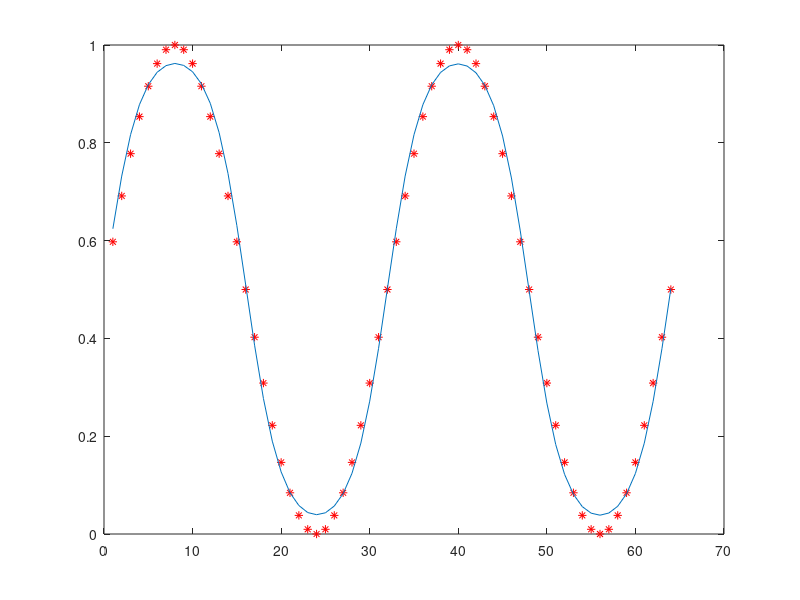

Recreate this plot in MATLAB.
clear all;
D=1.0;
dx=0.5;
dt=0.01;
N=64;
m=2;
A=1.0;
kappa=1.0;
beta1=dt/(dx*dx);
beta2=2*kappa*beta1/(dx*dx);

% Declarations
conc=zeros(N,1);
conc_old=zeros(N,1);
g=zeros(N,1);

% Initial profile
for i=1:N
    conc_old(i)=0.5*(1+sin(2*pi*m*i/N));
end

plot(conc_old, 'r*')
hold on

% Evolve the profile
for k=1:6000
        
        % Define g
        g=2*A*conc_old.*(1-conc_old).*(1-2*conc_old);
        
        for i=1:N
            w=i-1;
            ww=i-2;
            e=i+1;
            ee=i+2;
            if (ww<1)
                ww=ww+N;
            end
            if (w<1)
                w=w+N;
            end
            if (ee>N)
                ee=ee-N;
            end
            if(e>N)
                e=e-N;
            end
            
            % ellipsis are for text wrap in MATLAB editor window
            
            conc(i)=conc_old(i) + beta1*(g(w)-2*g(i)+g(e))...
                - beta2*(conc_old(ww)-4*conc_old(w)+6*conc_old(i)...
                -4*conc_old(e) + conc_old(ee));
            
            conc_old(i)=conc(i);
        end
         
    end
    plot(conc);
